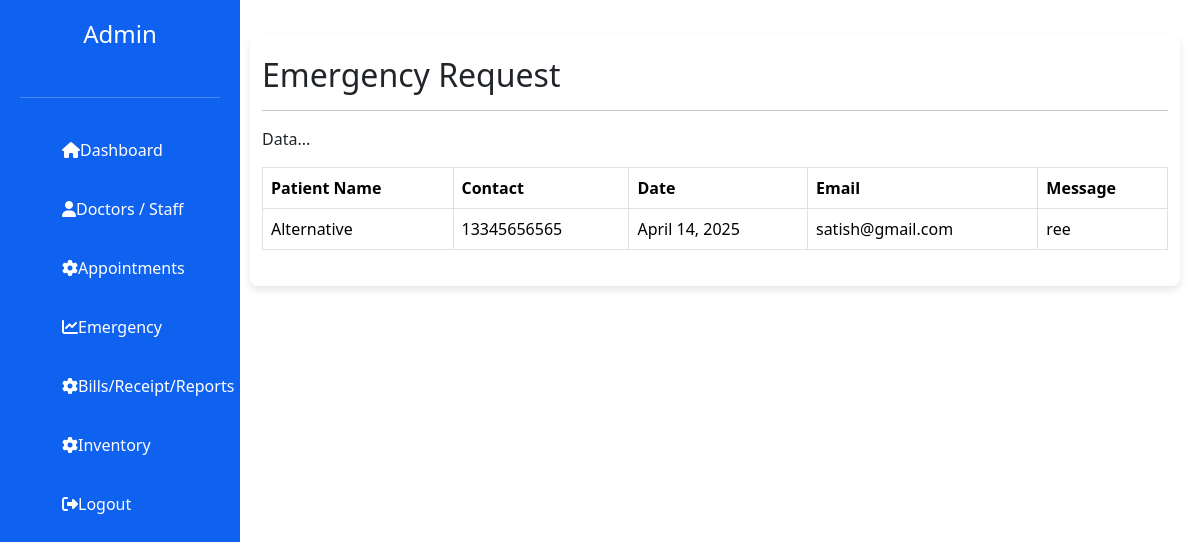
The app's page /emergency/ with its own data.
### home/models.py (models this page shows)
class Emergency(models.Model):
    id = models.AutoField(primary_key=True)
    patient_name = models.CharField(max_length=100)
    contact = models.IntegerField()
    date = models.DateField()
    email = models.EmailField()
    message = models.CharField(max_length=400)
    doctor_name = models.CharField(max_length=255, blank=True)

### admin1/views.py (the view)
# urls.py: path('emergency/',views.emergency,name='emergency'),
def emergency(request):
    emer = Emergency.objects.all()
    context = {
        'emer':emer,
    }
    return render(request, 'emergency.html', context)

### admin1/template/emergency.html
{% extends 'adm_base.html' %}
{% load static %}
{% block content %}
 <div class="main-content">
      <div class="container mt-3" >
        <h2>Emergency Request</h2><hr>
        <p>Data...</p>
        <table class="table table-bordered">
            <thead>
                <tr>
                <th>Patient Name</th>
                <th>Contact</th>
                <th>Date</th>
                <th>Email</th>
                <th>Message</th>
                </tr>
            </thead>
            <tbody>
                <tr>
                {% for i in emer %}
                <td>{{i.patient_name}}</td>
                <td>{{i.contact}}</td>
                <td>{{i.date}}</td>
                <td>{{i.email}}</td>
                <td>{{i.message}}</td>
                {% endfor %}
                </tr>
            </tbody>
            </table>
      </div>
 </div>
{% endblock %}

### admin1/static/admin_css/css/admin.css (style rules this page uses)
* { margin: 0; padding: 0; box-sizing: border-box; }
body { font-family: Arial, sans-serif; background-color: #e0f7fa;; }
.main-content { flex: 1; padding: 20px; margin-left:230px; }
.container { max-width: 900px; margin-left: 250px; padding: 20px; background-color: #ffffff; box-shadow: 0 4px 8px rgba(0, 0, 0, 0.1); border-radius: 8px; margin-left: 30px; overflow-y: auto; }

### records on screen
Emergency: patient_name "Alternative", contact "13345656565", date "April 14, 2025", email "satish@gmail.com", message "ree"
